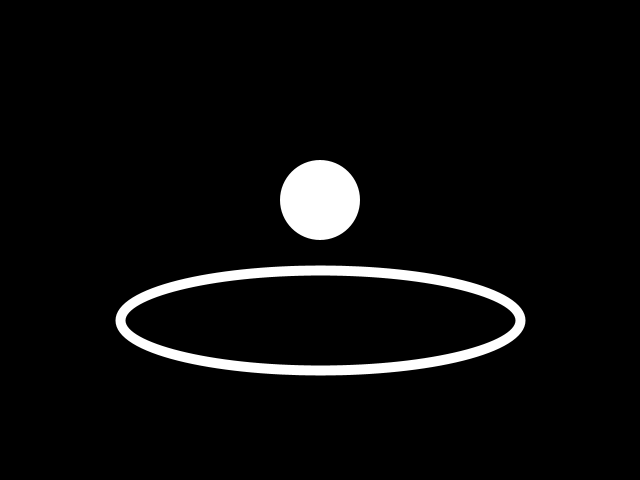
Frame 1 (no input)
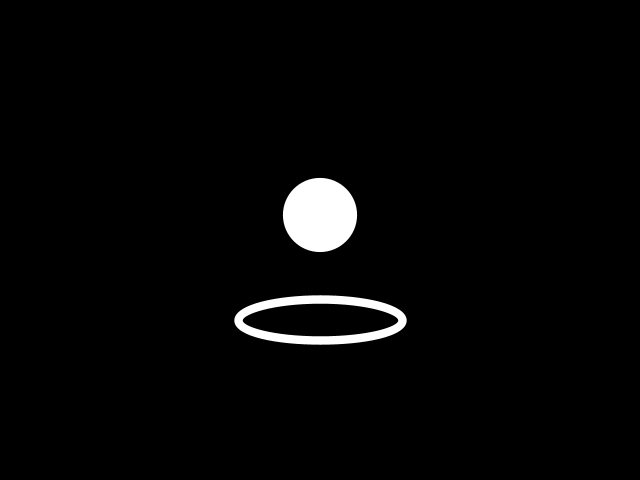
Frame 60 (the mouse pressed at the canvas centre just before this capture)
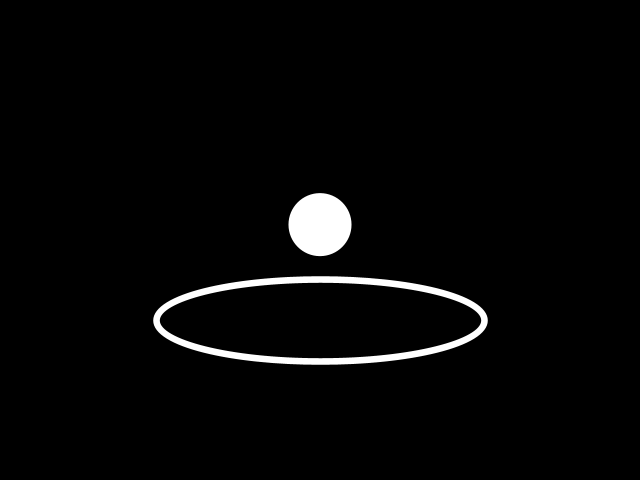
Frame 120 (the mouse held since frame 60 and released just before this capture)

The Processing sketch that drew these frames (run headless with seeded random() and noise(); from frame 60 on, the mouse is pressed at the canvas centre):

// Processing sketch: sketch_190813b
// ── sketch_190813b.pde
float circleSize = 80;
float diameter = 100;
float strokeSize = 10;
float angle = 10;
float y = 0;

void setup() {
  size(640, 480);
  colorMode(HSB, 360, 100, 100);
  background(0);
}

void draw() {
  background(0);
  
  stroke(360);
  strokeWeight(strokeSize);
  fill(0);
  pushMatrix();
  translate(width/2, width/2);
  ellipse(0, 0, diameter*4, diameter);
  popMatrix();
  
  diameter--;
  strokeSize -= 0.2;
  if (diameter < 0) {
    diameter = 100;
  }
  if (strokeSize < 0) {
    strokeSize = 10; 
  }
  
  noStroke();
  fill(360);
  pushMatrix();
  translate(width/2, height/2);
  ellipse(0, y - 40, circleSize, circleSize);
  popMatrix();
  
  circleSize = Math.abs(80 * sin(radians(angle)));
  y = Math.abs(40 * cos(radians(angle)));
  angle++;
}
